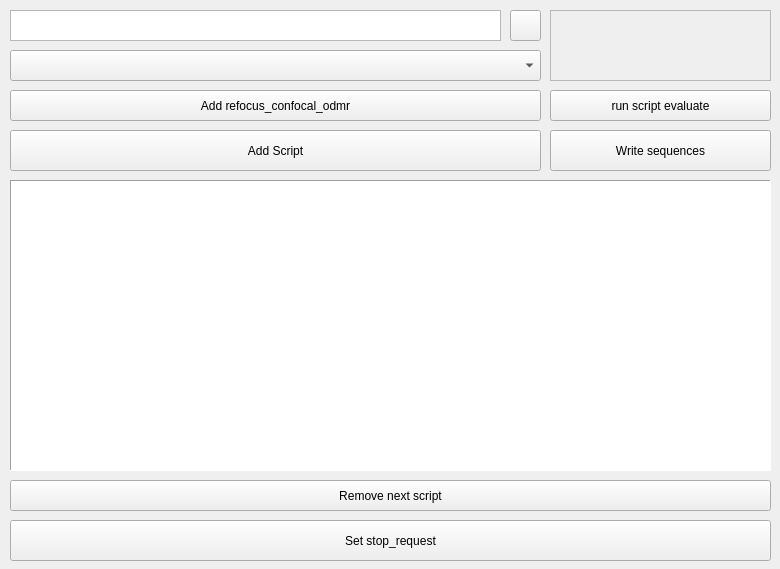
<?xml version="1.0" encoding="UTF-8"?>
<ui version="4.0">
 <class>window</class>
 <widget class="QWidget" name="window">
  <property name="geometry">
   <rect>
    <x>0</x>
    <y>0</y>
    <width>780</width>
    <height>569</height>
   </rect>
  </property>
  <property name="windowTitle">
   <string>Form</string>
  </property>
  <property name="windowOpacity">
   <double>1.000000000000000</double>
  </property>
  <property name="autoFillBackground">
   <bool>false</bool>
  </property>
  <widget class="QPushButton" name="remove_next_script_button">
   <property name="geometry">
    <rect>
     <x>10</x>
     <y>480</y>
     <width>761</width>
     <height>31</height>
    </rect>
   </property>
   <property name="text">
    <string>Remove next script</string>
   </property>
  </widget>
  <widget class="QPushButton" name="add_to_queue_button">
   <property name="geometry">
    <rect>
     <x>10</x>
     <y>130</y>
     <width>531</width>
     <height>41</height>
    </rect>
   </property>
   <property name="text">
    <string>Add Script</string>
   </property>
  </widget>
  <widget class="QTableWidgetEnhancedDrop" name="script_queue_table">
   <property name="enabled">
    <bool>true</bool>
   </property>
   <property name="geometry">
    <rect>
     <x>10</x>
     <y>180</y>
     <width>761</width>
     <height>291</height>
    </rect>
   </property>
   <property name="autoFillBackground">
    <bool>false</bool>
   </property>
   <property name="frameShape">
    <enum>QFrame::Panel</enum>
   </property>
   <property name="selectionMode">
    <enum>QAbstractItemView::MultiSelection</enum>
   </property>
  </widget>
  <widget class="QPushButton" name="add_rco_button">
   <property name="geometry">
    <rect>
     <x>10</x>
     <y>90</y>
     <width>531</width>
     <height>31</height>
    </rect>
   </property>
   <property name="text">
    <string>Add refocus_confocal_odmr</string>
   </property>
  </widget>
  <widget class="QPushButton" name="evaluate_button">
   <property name="geometry">
    <rect>
     <x>550</x>
     <y>90</y>
     <width>221</width>
     <height>31</height>
    </rect>
   </property>
   <property name="text">
    <string>run script evaluate</string>
   </property>
  </widget>
  <widget class="QPushButton" name="write_standard_awg_sequences_button">
   <property name="geometry">
    <rect>
     <x>550</x>
     <y>130</y>
     <width>221</width>
     <height>41</height>
    </rect>
   </property>
   <property name="text">
    <string>Write sequences</string>
   </property>
  </widget>
  <widget class="QPushButton" name="set_stop_request_button">
   <property name="geometry">
    <rect>
     <x>10</x>
     <y>520</y>
     <width>761</width>
     <height>41</height>
    </rect>
   </property>
   <property name="text">
    <string>Set stop_request</string>
   </property>
  </widget>
  <widget class="QComboBox" name="selected_user_script_combo_box">
   <property name="geometry">
    <rect>
     <x>10</x>
     <y>50</y>
     <width>531</width>
     <height>31</height>
    </rect>
   </property>
   <property name="maxVisibleItems">
    <number>40</number>
   </property>
  </widget>
  <widget class="QTextBrowser" name="user_script_folder_text_field">
   <property name="enabled">
    <bool>true</bool>
   </property>
   <property name="geometry">
    <rect>
     <x>10</x>
     <y>10</y>
     <width>491</width>
     <height>31</height>
    </rect>
   </property>
   <property name="readOnly">
    <bool>false</bool>
   </property>
  </widget>
  <widget class="QTextEdit" name="user_script_params_text_field">
   <property name="enabled">
    <bool>false</bool>
   </property>
   <property name="geometry">
    <rect>
     <x>550</x>
     <y>10</y>
     <width>221</width>
     <height>71</height>
    </rect>
   </property>
  </widget>
  <widget class="QPushButton" name="user_script_folder_pushButton">
   <property name="geometry">
    <rect>
     <x>510</x>
     <y>10</y>
     <width>31</width>
     <height>31</height>
    </rect>
   </property>
   <property name="text">
    <string/>
   </property>
   <property name="icon">
    <iconset>
     <normalon>folder_icon.png</normalon>
    </iconset>
   </property>
   <property name="iconSize">
    <size>
     <width>16</width>
     <height>16</height>
    </size>
   </property>
  </widget>
 </widget>
 <customwidgets>
  <customwidget>
   <class>QTableWidgetEnhancedDrop</class>
   <extends>QTableWidget</extends>
   <header>qutip_enhanced/qtgui/custom_widgets.h</header>
  </customwidget>
 </customwidgets>
 <resources/>
 <connections/>
</ui>
